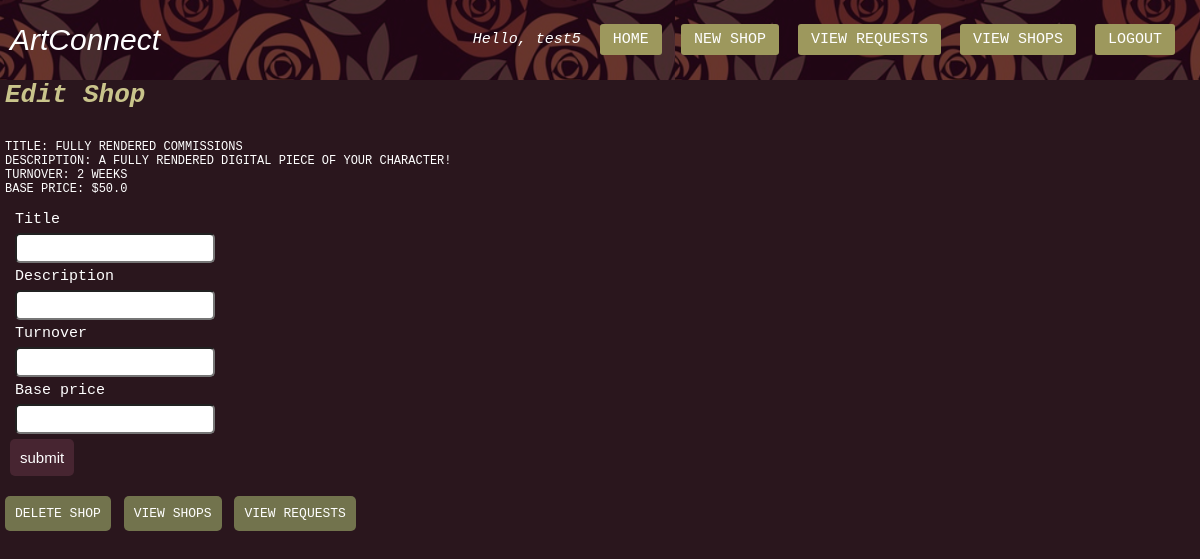
Screenshot of /artist/edit-shop/2/ (signed in) with the database file from the repository.
### app/models.py (models this page shows, shortened)
class Shop(models.Model):
    artist = models.ForeignKey("Artist", on_delete=models.CASCADE)
    title = models.CharField(max_length=50)
    description = models.CharField(max_length=200)
    turnover = models.CharField(max_length=50)
    base_price = models.FloatField()

### app/decorators.py (the view)
        def wrapper_func(request, *args, **kwargs):
            group = "admin"
            if request.user.groups.exists():
                group = request.user.groups.all()[0].name
            if group in allowed_roles:
                return view_func(request, *args, **kwargs)
            else:
                return redirect("logout")

### app/forms.py
class CreateShopForm(ModelForm):
    class Meta:
        model = Shop
        fields = ["title", "description", "turnover", "base_price"]

### app/templatetags/auth_extras.py (called while the page is built)
@register.filter(name='has_group')
def has_group(user, group_name):
    group = Group.objects.get(name=group_name)
    return True if group in user.groups.all() else False

### app/views.py (called while the page is built, shortened)
@login_required(login_url="login")
@allowed_users(allowed_roles="artist")
def editShopArtistView(request, shop):
    form = CreateShopForm()
    shop = Shop.objects.get(id=shop)
    context = {"form": form, "shop": shop}
    return render(request, "artist/edit-shop.html", context)

### app/templates/artist/edit-shop.html (shortened to what this page needs)
{% extends 'navbar.html' %}
{% block content %}
<h1 class = "nav-txt">Edit Shop</h1>
<div class="white small-white">
<p>Title: {{shop.title}}</p>
<p>Description: {{shop.description}}</p>
<p>Turnover: {{shop.turnover}}</p>
<p>Base Price: ${{shop.base_price}}</p>
</div>
    <form action="" method="POST">
        {% for field in form %}
            <li class="field-label">{{field.label}}</li>
            <li class="field-label">{{field}}</li>
        {% endfor %}
        <input type="submit" value="submit">
    </form>
    <a class = "foot-btn" href="{% url 'delete-shop' shop.id %}">Delete Shop</a>
    <a class="foot-btn" href=" {% url 'artist-view-shops' %} ">View Shops</a>
    <a class="foot-btn" href=" {% url 'artist-view-requests' %} ">View Requests</a>
{% endblock content %}

### app/templates/navbar.html (shortened to what this page needs)
{% load static %}
{% load auth_extras %}
<!DOCTYPE html>
<html lang="en">
<head>
    <link rel="stylesheet" href=" {% static 'styles.css' %} ">
</head>
<body>
    <nav>
    <label>ArtConnect</label>
    <ul>
        {% if user.is_authenticated %}
        <li id="hello-msg">Hello, {{request.user}}</li>
        {% if request.user|has_group:"artist" %}
        {% if request.path != "/artist/home/" %}
        <li class="nav-btn"><a href="  {% url 'artist-home' %}">Home</a></li>
        {% endif %}
        {% if request.path != "/artist/add-shop/" %}
         <li class="nav-btn"><a href=" {% url 'artist-add-shop' %}">New Shop</a></li>
        {% endif %}
        {% if request.path != "/artist/view-requests/" %}
        <li class="nav-btn"><a href="{% url 'artist-view-requests' %}">View Requests</a></li>
        {% endif %}
        {% if request.path != "/artist/view-shops/" %}
        <li class="nav-btn"><a href="  {% url 'artist-view-shops' %}">View Shops</a></li>
        {% endif %}
        {% endif %}
        <li class="nav-btn"><a href="{%url 'logout'%}">Logout</a></li>
        {% endif %}
    </ul>
</nav>
{% block content %}{% endblock content %}
</body>
</html>

### app/static/styles.css (style rules this page uses)
* { padding: 0; margin: 0; list-style: none; box-sizing: border-box; text-decoration: none; }
body { font-family: monospace; background-color: rgb(42, 22, 29); }
.white { color: white; font-size: 15px; text-transform: uppercase; font-variant: small-caps; }
.small-white { font-size: 12px; margin-left: 5px; }
nav { background-image:url("images/flower-pattern.png"); background-color: rgb(109, 65, 80); background-blend-mode: multiply; color: white; height: 80px; width: 100%; font-size: 15px; font-weight: lighter; }
nav label { font-size: 30px; font-family:'Trebuchet MS', 'Lucida Sans Unicode', 'Lucida Grande', 'Lucida Sans', Arial, sans-serif; line-height: 80px; margin-left: 10px; font-style:italic; }
nav ul { float: right; margin-right: 20px; }
nav ul li { display: inline-block; line-height: 80px; margin: 0 5px; font-weight: lighter; }
nav ul li a { background-color: rgb(157, 152, 93); color: white; padding: 7px 13px; border-radius: 3px; text-transform: uppercase; }
#hello-msg { font-size: 15px; font-style: italic; }
.nav-txt { color:rgb(201, 196, 139); margin-left: 5px; font-style: italic; margin-bottom: 30px; display: block; }
input[type="text"], input[type="email"], input[type="password"], input[type="number"], select, textarea { font: 1.25rem / 1.5 sans-serif; box-sizing: border-box; width: 200px; height: 30px; padding: 0.5rem 0.75rem; border-radius: 5px; }
input[type=submit] { background-color: rgb(71, 37, 49); font-size: 15px; color: white; border: none; padding: 10px; border-radius: 5px; margin-bottom: 5px; display: block; }
form { color: white; font-size: 15px; margin: 5px; margin-bottom: 20px; padding: 5px; border-radius: 5px; }
.field-label { margin: 5px; }
.foot-btn { color: white; background-color:rgb(114, 115, 77); padding: 10px; margin-left: 5px; text-transform: uppercase; font-variant: small-caps; border-radius: 5px; margin-top: 100px; }

### rows the page displays
Shop: title "FULLY RENDERED COMMISSIONS", description "A FULLY RENDERED DIGITAL PIECE OF YOUR CHARACTER!", turnover "2 WEEKS", base_price "50.0"

### other values shown
{{ request.user }} "test5"
{{ field.label }} "Title" "Description" "Turnover" "Base price"
